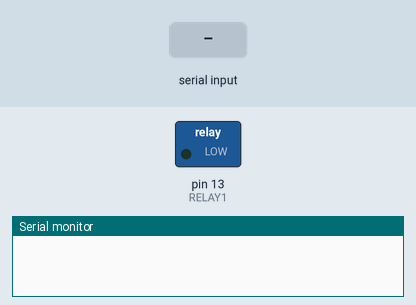
The sketch below on a simulated Arduino Uno, built with avr-gcc and run on an emulated ATmega328P. Shown: switched loads named in the sketch (green lamp = pin HIGH), the last lines printed to the serial monitor. The inputs (shaded band) are chosen by the test bench.

Above: at 1.2 s.
1.3 s: "s" received over Serial
At 2.1 s:
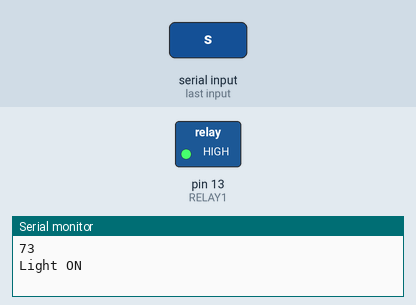
Timing chart, 0 to 4.8 s (numbered marks = the images above; inputs shaded):
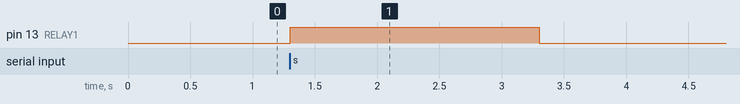

The sketch:

ardiu_to_python.ino
```cpp
#include <stdlib.h>

char serial;
int RELAY1=13;
void setup()
{
  Serial.begin(9600);
  pinMode(RELAY1, OUTPUT);
}

void loop()
{
  if(Serial.available() > 0)
  {
      serial = Serial.read();
      Serial.println( serial, HEX);
      if (serial=='s')
      {
        digitalWrite(RELAY1,HIGH);
        Serial.println("Light ON");
        delay(2000);
        digitalWrite(RELAY1,LOW);
        Serial.println("Light OFF");
        delay(2000);
      }
   }
}
```

Measured:
- after the input at 1.3 s, pin 13 (RELAY1): LOW → HIGH at once, → LOW 2.0 s later
